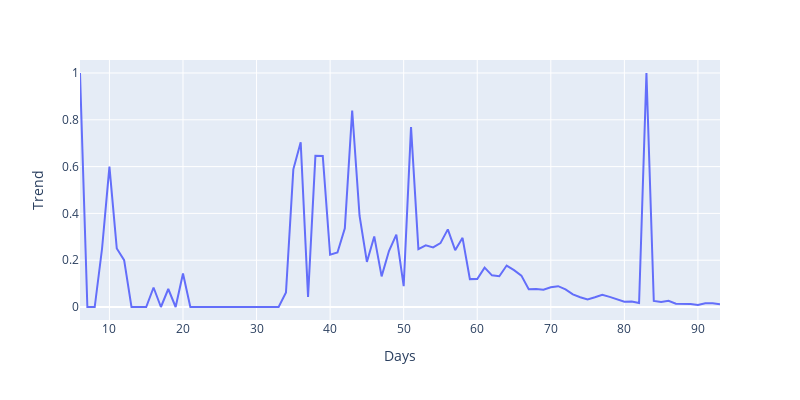

The notebook cell this image was saved under:
### Markdown cell above
#### Trends

### Code cell
# Trends x(t) - x(t-1)/x(t-1)
table['Trend'] = (table['Confirmed'] - table['Confirmed_Lag1']) / table['Confirmed_Lag1']
table.replace([np.nan, np.inf, -np.inf], 1, inplace=True)

# Plot results
df_country = table[table['Country']=='Germany']

fig = px.line(df_country, x='Days', y='Trend', width=800, height=400)
fig.show()

### Figure 1 — Plotly figure (JSON) as saved in the notebook; plotly's stock layout.template omitted (floating-point values rounded to 4 significant figures)
{"data": [{"hovertemplate": "Days=%{x}<br>Trend=%{y}<extra></extra>", "legendgroup": "", "line": {"color": "#636efa", "dash": "solid"}, "mode": "lines", "name": "", "showlegend": false, "type": "scatter", "x": [6, 7, 8, 9, 10, 11, 12, 13, 14, 15, 16, 17, 18, 19, 20, 21, 22, 23, 24, 25, 26, 27, 28, 29, 30, 31, 32, 33, 34, 35, 36, 37, 38, 39, 40, 41, 42, 43, 44, 45, 46, 47, 48, 49, 50, 51, 52, 53, 54, 55, 56, 57, 58, 59, 60, 61, 62, 63, 64, 65, 66, 67, 68, 69, 70, 71, 72, 73, 74, 75, 76, 77, 78, 79, 80, 81, 82, 83, 84, 85, 86, 87, 88, 89, 90, 91, 92, 93], "xaxis": "x", "y": [1, 0, 0, 0.25, 0.6, 0.25, 0.2, 0, 0, 0, 0.08333, 0, 0.07692, 0, 0.1429, 0, 0, 0, 0, 0, 0, 0, 0, 0, 0, 0, 0, 0, 0.0625, 0.5882, 0.7037, 0.04348, 0.6458, 0.6456, 0.2231, 0.2327, 0.3367, 0.8397, 0.39, 0.1925, 0.3016, 0.1308, 0.2389, 0.3095, 0.0891, 0.7685, 0.2476, 0.2639, 0.2549, 0.273, 0.3316, 0.2428, 0.2956, 0.1192, 0.1197, 0.1682, 0.1353, 0.1315, 0.1772, 0.1578, 0.1341, 0.07626, 0.07714, 0.0736, 0.08445, 0.08889, 0.07506, 0.05411, 0.04195, 0.03247, 0.04149, 0.05232, 0.04312, 0.03376, 0.0224, 0.02359, 0.01735, 1, 0.02584, 0.02185, 0.02686, 0.01376, 0.01285, 0.01296, 0.008336, 0.01589, 0.01647, 0.01221], "yaxis": "y"}], "layout": {"height": 400, "legend": {"tracegroupgap": 0}, "margin": {"t": 60}, "width": 800, "xaxis": {"anchor": "y", "domain": [0, 1], "title": {"text": "Days"}}, "yaxis": {"anchor": "x", "domain": [0, 1], "title": {"text": "Trend"}}}}
